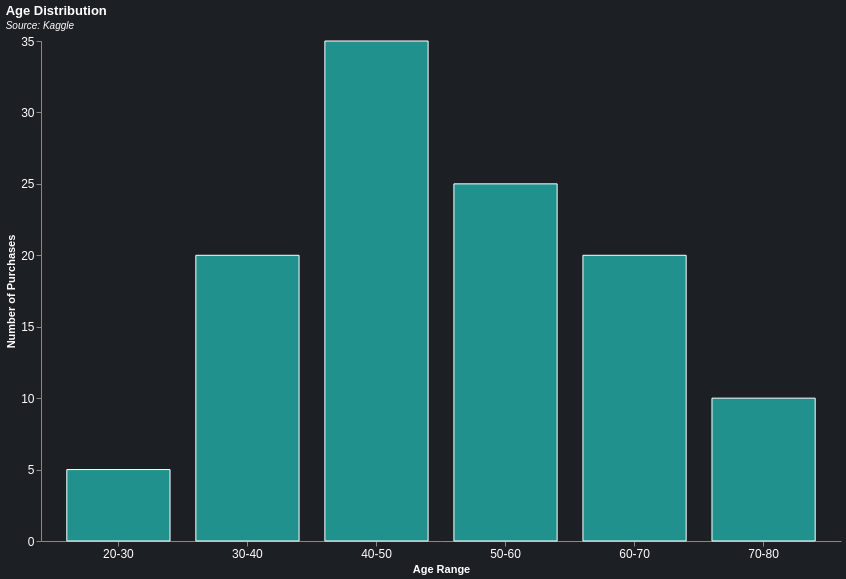

Vega-Lite specification stored for this chart:
### Vega specification from a JSON file in a GitHub repository (floating-point values rounded to 4 significant figures)
{"$schema": "https://vega.github.io/schema/vega/v5.json", "title": {"text": "Age Distribution", "subtitle": "Source: Kaggle", "subtitleFontStyle": "italic", "subtitleFontSize": 10, "anchor": "start", "color": "white", "subtitleColor": "white"}, "width": 800, "height": 500, "padding": 5, "background": "#1C1F24", "data": [{"name": "table", "values": [{"bin": "20-30", "count": 5}, {"bin": "30-40", "count": 20}, {"bin": "40-50", "count": 35}, {"bin": "50-60", "count": 25}, {"bin": "60-70", "count": 20}, {"bin": "70-80", "count": 10}]}], "scales": [{"name": "xscale", "type": "band", "domain": {"data": "table", "field": "bin"}, "range": "width", "padding": 0.2}, {"name": "yscale", "type": "linear", "domain": {"data": "table", "field": "count"}, "range": "height", "nice": true}, {"name": "color", "type": "ordinal", "domain": {"data": "table", "field": "deal_satisfaction"}, "range": {"scheme": "viridis"}}], "axes": [{"orient": "bottom", "scale": "xscale", "labelColor": "white", "labelFontSize": 12, "labelAngle": 0, "title": "Age Range", "titleColor": "white"}, {"orient": "left", "scale": "yscale", "labelColor": "white", "labelFontSize": 12, "title": "Number of Purchases", "titleColor": "white"}], "marks": [{"type": "rect", "from": {"data": "table"}, "encode": {"enter": {"x": {"scale": "xscale", "field": "bin"}, "width": {"scale": "xscale", "band": 1}, "y": {"scale": "yscale", "field": "count"}, "y2": {"scale": "yscale", "value": 0}, "fill": {"scale": "color", "field": "deal_satisfaction"}}, "update": {"stroke": {"value": "white"}, "strokeWidth": {"value": 1}}}}]}
